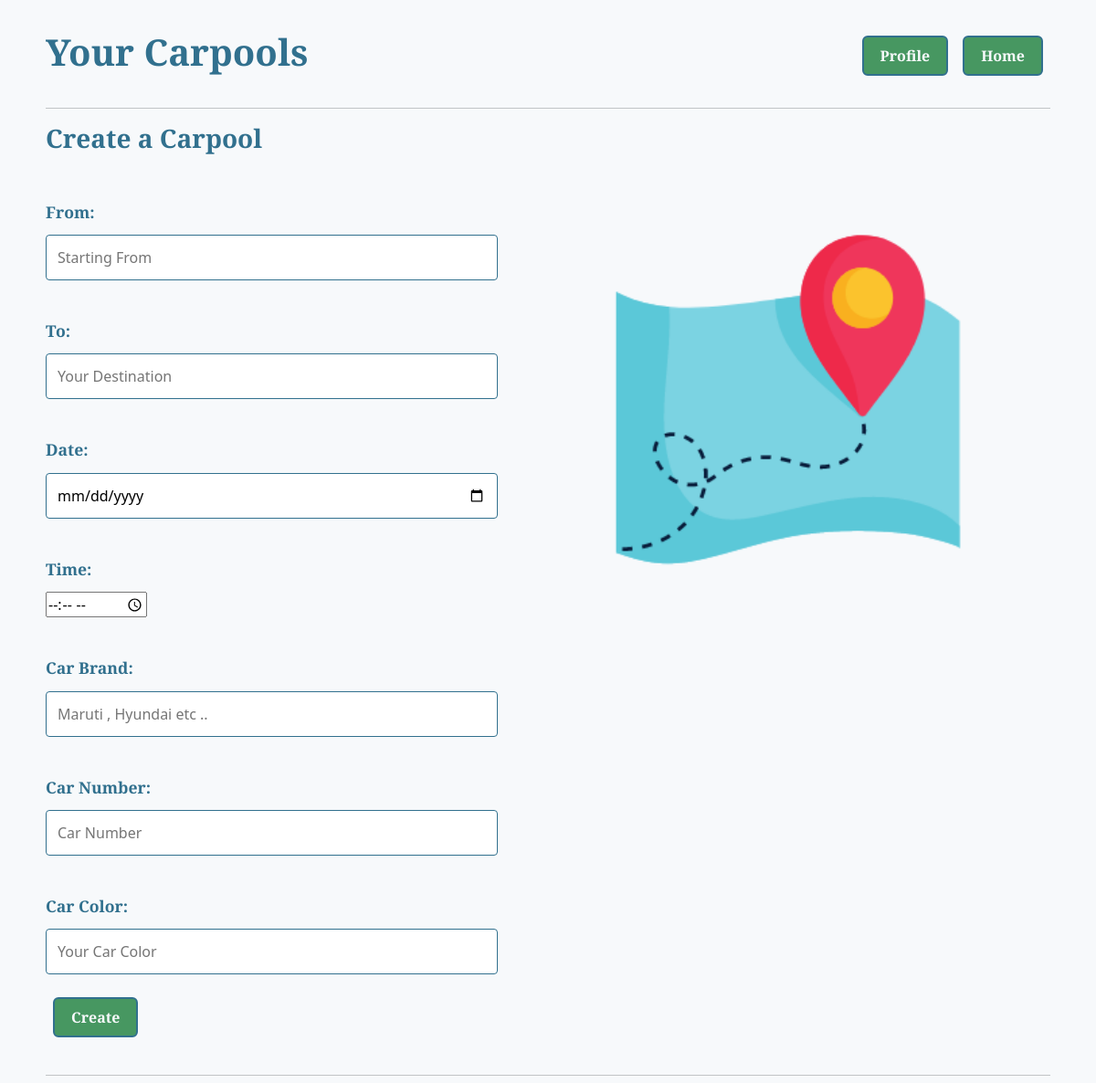
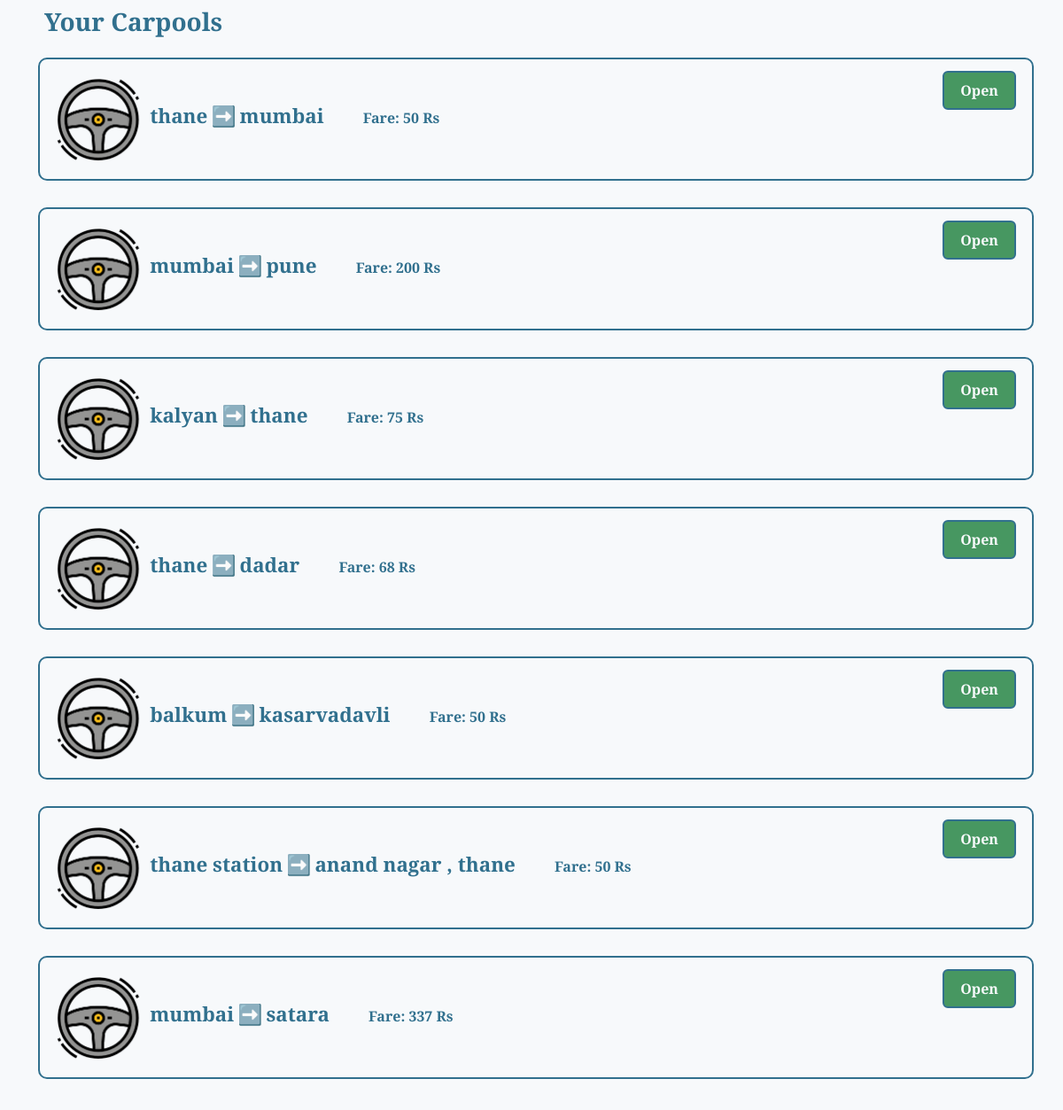
Screenshot of /carpools (signed in) with the database file from the repository (2 pictures, top to bottom).
### home/models.py (models this page shows)
class userCarpools(models.Model):
    start = models.CharField(max_length=90)
    to = models.CharField(max_length=90)
    poolDate = models.DateField(default=datetime.date.today)
    poolTime = models.TimeField(default=datetime.time)
    brand = models.TextField()
    carNo = models.TextField(max_length=10)
    price = models.IntegerField(default=0)
    color = models.TextField()
    user_id = models.IntegerField()

### home/views.py (the view, shortened to what this page needs)
# urls.py: path("carpools", views.carpools),
def carpools(request):
    current_user = request.user
    active_user_id = current_user.id
    carpoolData = userCarpools.objects.filter(user_id=active_user_id).values()
    context = {'carpoolData':carpoolData}
    return render(request,'carpools.html',context)

### home/templates/carpools.html (shortened to what this page needs)
<!DOCTYPE html>
{% load static %}
<html lang="en-us">
    <head>
        <link rel="stylesheet" href="{% static 'css/Registration.css' %}">
        <link rel="stylesheet" href="https://cdn.jsdelivr.net/npm/bootstrap@5.2.0/dist/css/bootstrap.min.css">
    </head>
    <body>
        <div class="container-fluid main-cont">
            <nav class="navbar navbar-expand-lg">
                <h1 class="navbar-brand">Your Carpools</h1>
                <div class="ms-auto">
                    <a class="btn my-2 my-sm-0" href="/user_profile">Profile</a>
                    <a class="btn my-2 my-sm-0" href="/home">Home</a>
                </div>
              </nav>
              <hr>
            <div class="carpoolDsgn">
                <img class="carpoolDsgnImg" src="/static/images/carpoolpagedesign.png" alt="map">
            </div>
            <form action="/carpools" method="post">
            <div class="row">
                <div class="col-10">
                    <h3>Create a Carpool</h3>
                </div>
            </div>
            <div class="row">
                <div class="col-10">
                    <label for="from">From:</label>
                </div>
                <div class="col-90">
                    <input type="text" id="from" name="start" placeholder="Starting From">
                </div>
            </div>
            <div class="row">
                <div class="col-10">
                    <label for="to">To:</label>
                </div>
                <div class="col-90">
                    <input type="text" id="to" name="to" placeholder="Your Destination">
                </div>
            </div>
            <div class="row">
                <div class="col-10">
                    <label for="date">Date:</label>
                </div>
                <div class="col-90">
                    <input type="date" id="date" name="poolDate" placeholder="Date of Carpool">
                </div>
            </div>
            <div class="row">
                <div class="col-10">
                    <label for="time">Time:</label>
                </div>
                <div class="col-90">
                    <input type="time" id="time" name="poolTime" placeholder="Time of Carpool">
                </div>
            </div>
            <div class="row">
                <div class="col-10">
                    <label for="brand">Car Brand:</label>
                </div>
                <div class="col-90">
                    <input type="text" id="brand" name="brand" placeholder="Maruti , Hyundai etc ..">
                </div>
            </div>
            <div class="row">
                <div class="col-10">
                    <label for="carNo">Car Number:</label>
                </div>
                <div class="col-90">
                    <input type="text" id="carNo" name="carNo" placeholder="Car Number">
                </div>
            </div>
            <div class="row">
                <div class="col-10">
                    <label for="color" required>Car Color:</label>
                </div>
                <div class="col-90">
                    <input type="text" id="color" name="color" placeholder="Your Car Color">
                </div>
            </div>
            <div class="row">
                <div class="col-2">
                    <button type="submit" class="btn btn-primary profileBtn">Create</button>
                </div>
            </div>
            </form>
            <hr>
            <div class="row">
                <div class="col-10">
                    <h3>Your Carpools</h3>
                </div>
            </div>
            {% for x in carpoolData %}
                <div class="row">
                    <div class="col-12 carpools">
                        <img class="carpoolOptionImg" src="/static/images/fullcarpoolimg.png" alt="carpool">
                        <p class="carpoolPos" >{{ x.start }}</p>
                        <p class="carpoolPos" >➡️</p>
                        <p class="carpoolPos" >{{ x.to }}</p>
                        <p class="carpoolPos addInfo" >Fare: {{ x.price }} Rs</p>
                        <form action="/{{ x.id }}" method="post">
                            <button type="submit"  class="btn btn-primary profileBtn my-2 my-sm-6 carpoolbtn">Open</button>
                        </form>
                    </div>
                </div>
            {% endfor %}
        </div>
    </body>
</html>

### home/static/css/Registration.css (style rules this page uses)
* { box-sizing: border-box; }
body { background-color: #F7F9FB; font-family: 'Cinzel', serif; }
input[type=text], input[type=email], input[type=number], input[type=select], input[type=date],input[type=select],input[type=password], input[type=tel] { width: 45%; padding: 12px; border: 1px solid #31708E; border-radius: 4px; resize: vertical; }
h1 { font-family: 'Cinzel', serif; font-size: 2.5rem !important; font-weight: bolder !important; color: #31708E !important; text-align: center; }
h3 { font-family: 'Cinzel', serif; font-weight: bold !important; color: #31708E !important; }
label { padding: 12px 12px 12px 0; margin-top: 30px; display: inline-block; color: #31708E; font-family: 'Cinzel', serif; font-weight: bold; font-size: 1.1rem; }
.btn { background-color: #479761 !important; color: #F7F9FB !important; padding: 8px 18px !important; border: none !important; border: 2px solid #31708E !important; border-radius: 4px; cursor: pointer; float:left; margin: 25px 8px !important; font-family: 'Cinzel', serif !important; font-weight: bold !important; }
.main-cont { background-color:#F7F9FB; padding: 20px 50px !important; }
.col-10 { float: left; width:10%; margin-top: 6px; }
.col-90 { float: left; width: 90%; margin-top: 6px; }
.row:after { content: ""; display: table; clear: both; }
.carpools { border: 2px solid #31708E; margin: 15px 5px !important; padding: 15px; border-radius: 10px; position: relative; }
.carpoolPos { display: inline-block; margin: 5px 0px; font-family: 'Cinzel', serif !important; font-weight: bold !important; color: #31708E; font-size: 1.4rem; }
.carpoolbtn { position: absolute; right: 10px; top: 5px; }
.carpoolDsgn { position: absolute; right: 125px; top: 250px; }
.carpoolDsgnImg { height: 380px; }
.carpoolOptionImg { height: 105px; }
.addInfo { margin-left: 40px; font-size: 1rem; }

### rows the page displays
userCarpools: start "thane", to "mumbai", price "50"
userCarpools: start "mumbai", to "pune", price "200"
userCarpools: start "kalyan", to "thane", price "75"
userCarpools: start "thane", to "dadar", price "68"
userCarpools: start "balkum", to "kasarvadavli", price "50"
userCarpools: start "thane station", to "anand nagar , thane", price "50"
userCarpools: start "mumbai", to "satara", price "337"
